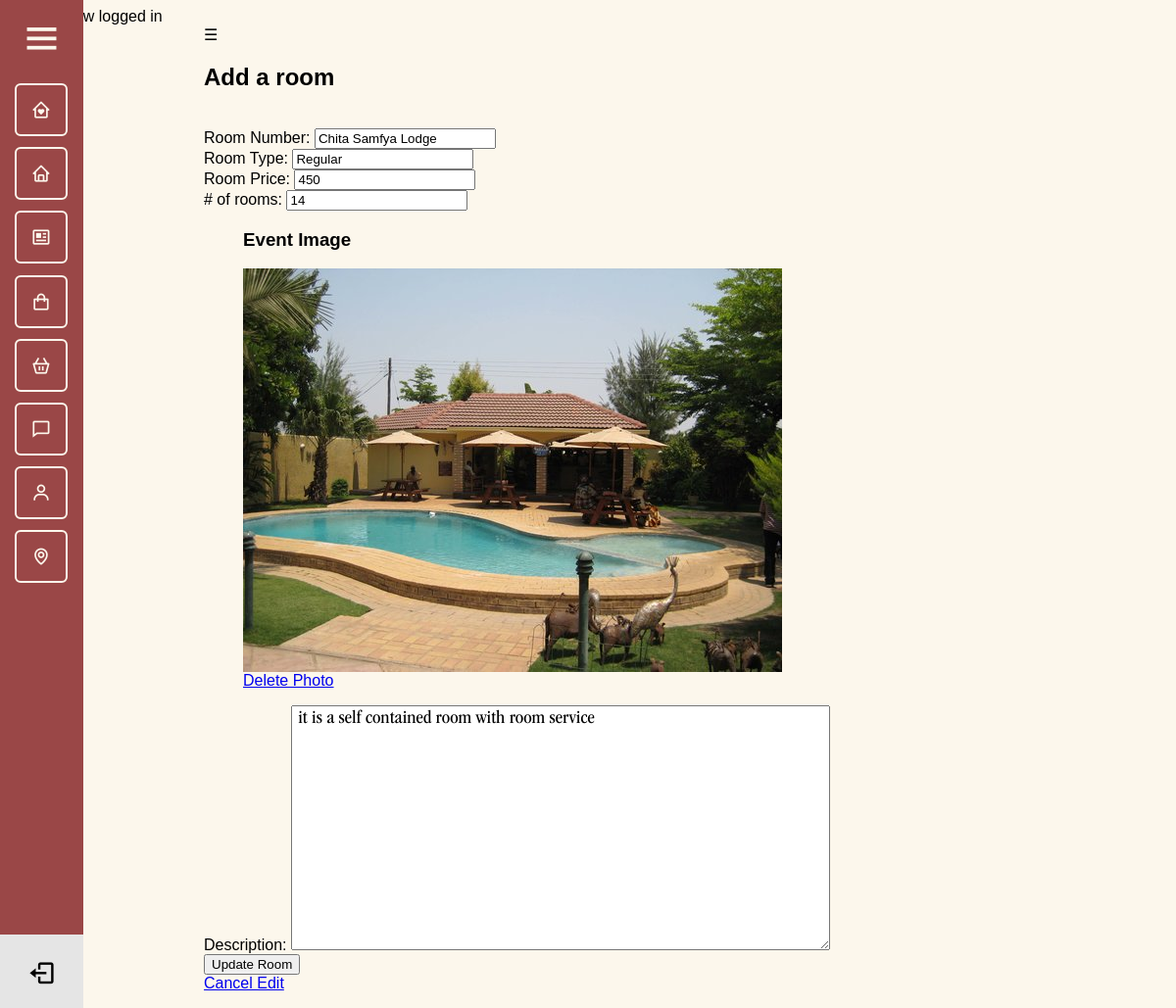
The page /admin/add_room.php?edit=16 (signed in) on the database as committed earlier.
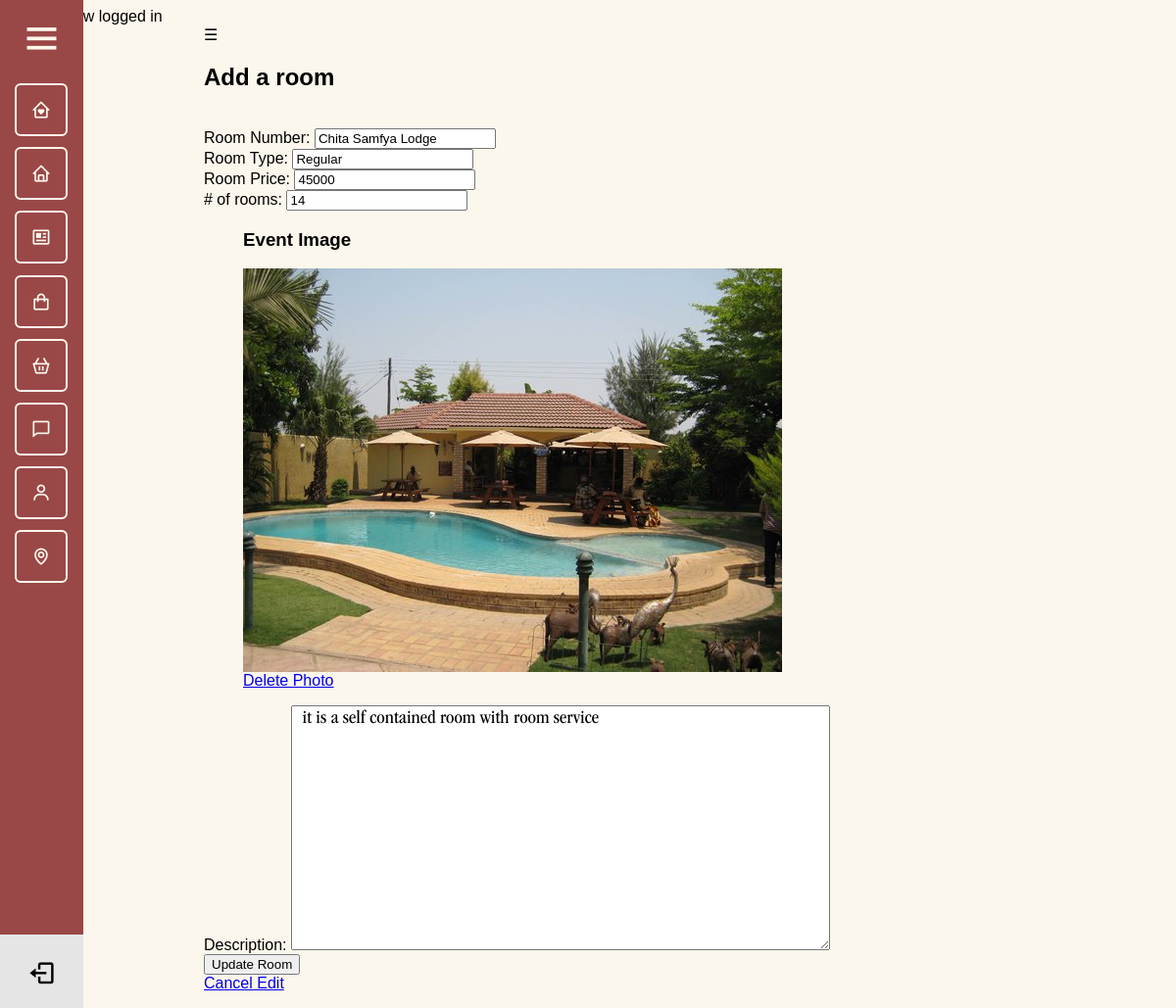
The same page on the database as committed later.
### tables this page shows
CREATE TABLE `rooms` (
  `id` int(11) NOT NULL,
  `room_number` varchar(255) NOT NULL,
  `rooms` int(11) NOT NULL,
  `type` varchar(255) NOT NULL,
  `price` text NOT NULL,
  `details` text NOT NULL,
  `photo` text NOT NULL
);

### admin/add_room.php (the view, shortened to what this page needs)
<?php
    require_once $_SERVER['DOCUMENT_ROOT'].'/core/core.php';
include 'includes/header.php';
include 'includes/navigation.php';
if(@$_GET['edit'] && !empty(@$_GET['edit'])){
    $id = $_GET['edit'];
    $get = $db->query("SELECT * FROM rooms WHERE id = '$id' ");
    $edit = mysqli_fetch_assoc($get);
}
?>
<div class="w3-container w3-main" style="margin-left:200px">
  <header class="w3-container w3-purple">
   <span class="w3-opennav w3-xlarge w3-hide-large" onclick="w3_open()">☰</span>
   <h2 class="text-center">Add a room</h2>
 </header>
<br/>
    <form class="form" action="#" method="post" enctype="multipart/form-data">
        <div class="form-group col-md-4">
            <label>Room Number:</label>
            <input type="text" class="form-control" value="<?= (isset($_GET['edit']))? ''.$edit['room_number'].'':''; ?>" name="number">
        </div>
        <div class="form-group col-md-4">
            <label>Room Type:</label>
            <input type="text" class="form-control" value="<?= (isset($_GET['edit']))? ''.$edit['type'].'':''; ?>" name="type">
        </div>
        <div class="form-group col-md-2">
            <label>Room Price:</label>
            <input type="text" class="form-control" value="<?= (isset($_GET['edit']))? ''.$edit['price'].'':''; ?>" name="price">
        </div>
        <div class="form-group col-md-2">
            <label># of rooms:</label>
            <input type="number" class="form-control" value="<?= (isset($_GET['edit']))? ''.$edit['rooms'].'':''; ?>" name="rooms">
        </div>
         <div class="form-group col-md-4">
         <?php if(isset($_GET['edit']) && !$edit['photo'] != ' '): ?>
                <figure>
                <h3>Event Image</h3>
                <img src="../<?=$edit['photo']; ?>" alt="event image" class="img-responsive">
                <figcaption>
                    <a href="add_room.php?delete_image=<?=$id;?>" class="w3-text-red">Delete Photo</a>
                </figcaption>
                </figure>
        <?php else: ?>
            <label>Room Image:</label>
            <input type="file" class="form-control" name="file">
        <?php endif; ?>
        </div>
         <div class="form-group col-md-4">
            <label>Description:</label>
             <textarea type="text" class="form-control" rows="6" name="description"> <?= (isset($_GET['edit']))? ''.$edit['details'].'':''; ?> </textarea>
        </div>
         <div class="form-group col-md-4">
            <input type="submit" class="btn btn-block btn-lg btn-success" value="<?= (isset($_GET['edit']))? 'Update Room':'Add Room'; ?>" name="<?= (isset($_GET['edit']))? 'update':'submit'; ?>">
        </div>
        <?php if(isset($_GET['edit']) && !empty($_GET['edit'])): ?>
            <div class="form-group col-md-4">
                <a class="btn btn-block btn-danger btn-lg" href="rooms.php">Cancel Edit</a>
        </div>
        <?php endif; ?>
    </form>
</div>
</body>
</html>

Rows that differ between the two databases and show on the page:
changed rooms "Chita Samfya Lodge": price "450" → "45000"
